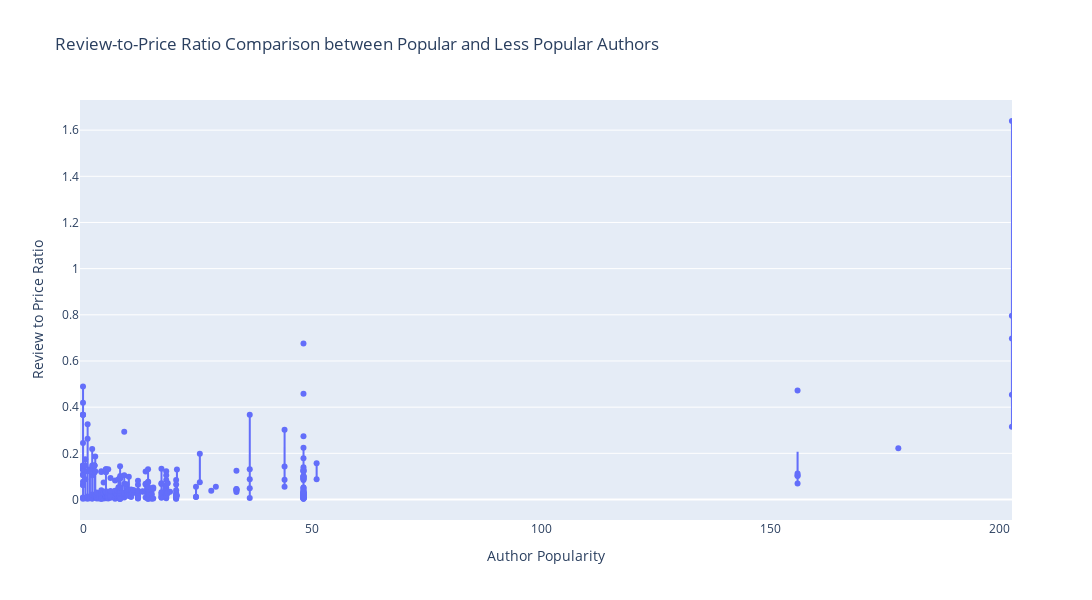

Source (notebook cell):
### Code cell
fig = px.box(df, x='Author Popularity', y='Review to Price Ratio',
             points="all",  # Show all data points
             title='Review-to-Price Ratio Comparison between Popular and Less Popular Authors',
             labels={'Author Popularity': 'Author Popularity', 'Review to Price Ratio': 'Review to Price Ratio'})

fig.update_layout(xaxis_title='Author Popularity', yaxis_title='Review to Price Ratio')

# Adjust the figure size
fig.update_layout(
    width=1300,  # Set the width of the figure
    height=600   # Set the height of the figure
)
# Show the plot
iplot(fig)

### Figure 1 — Plotly figure (JSON) as saved in the notebook; plotly's stock layout.template omitted (floating-point values rounded to 4 significant figures; data arrays with more than 128 entries replaced by an {"elided": "..."} marker saying what was removed)
{"data": [{"alignmentgroup": "True", "boxpoints": "all", "hovertemplate": "Author Popularity=%{x}<br>Review to Price Ratio=%{y}<extra></extra>", "legendgroup": "", "marker": {"color": "#636efa"}, "name": "", "notched": false, "offsetgroup": "", "orientation": "v", "showlegend": false, "type": "box", "x": {"elided": "337 float values"}, "x0": " ", "xaxis": "x", "y": {"elided": "337 float values"}, "y0": " ", "yaxis": "y"}], "layout": {"boxmode": "group", "height": 600, "legend": {"tracegroupgap": 0}, "title": {"text": "Review-to-Price Ratio Comparison between Popular and Less Popular Authors"}, "width": 1300, "xaxis": {"anchor": "y", "domain": [0, 1], "title": {"text": "Author Popularity"}}, "yaxis": {"anchor": "x", "domain": [0, 1], "title": {"text": "Review to Price Ratio"}}}}
